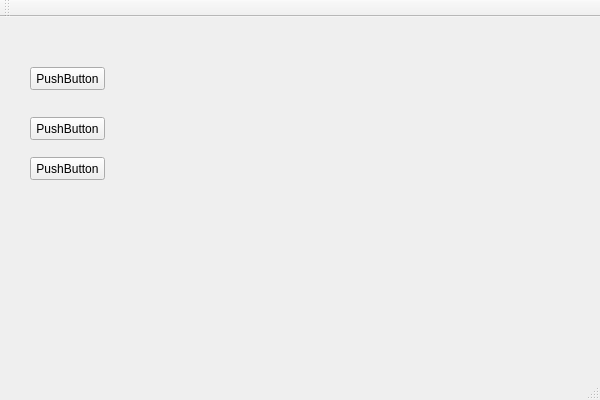
<?xml version="1.0" encoding="UTF-8"?>
<ui version="4.0">
 <class>QtLearnClass</class>
 <widget class="QMainWindow" name="QtLearnClass">
  <property name="geometry">
   <rect>
    <x>0</x>
    <y>0</y>
    <width>600</width>
    <height>400</height>
   </rect>
  </property>
  <property name="windowTitle">
   <string>QtLearn</string>
  </property>
  <widget class="QWidget" name="centralWidget">
   <widget class="QPushButton" name="pushButton">
    <property name="geometry">
     <rect>
      <x>30</x>
      <y>50</y>
      <width>75</width>
      <height>23</height>
     </rect>
    </property>
    <property name="text">
     <string>PushButton</string>
    </property>
   </widget>
   <widget class="QPushButton" name="pushButton_2">
    <property name="geometry">
     <rect>
      <x>30</x>
      <y>100</y>
      <width>75</width>
      <height>23</height>
     </rect>
    </property>
    <property name="text">
     <string>PushButton</string>
    </property>
   </widget>
   <widget class="QPushButton" name="pushButton_3">
    <property name="geometry">
     <rect>
      <x>30</x>
      <y>140</y>
      <width>75</width>
      <height>23</height>
     </rect>
    </property>
    <property name="text">
     <string>PushButton</string>
    </property>
   </widget>
  </widget>
  <widget class="QMenuBar" name="menuBar">
   <property name="geometry">
    <rect>
     <x>0</x>
     <y>0</y>
     <width>600</width>
     <height>23</height>
    </rect>
   </property>
  </widget>
  <widget class="QToolBar" name="mainToolBar">
   <attribute name="toolBarArea">
    <enum>TopToolBarArea</enum>
   </attribute>
   <attribute name="toolBarBreak">
    <bool>false</bool>
   </attribute>
  </widget>
  <widget class="QStatusBar" name="statusBar"/>
 </widget>
 <layoutdefault spacing="6" margin="11"/>
 <resources>
  <include location="QtLearn.qrc"/>
 </resources>
 <connections/>
</ui>
